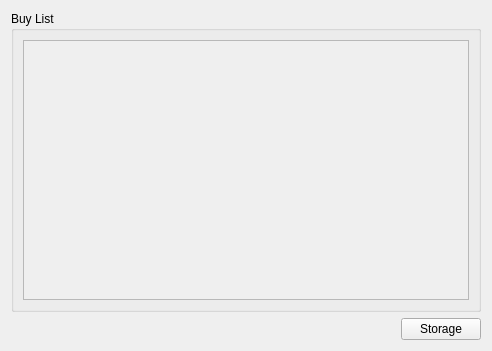
<?xml version="1.0" encoding="UTF-8"?>
<ui version="4.0">
 <class>PageBuyInWidget</class>
 <widget class="QWidget" name="PageBuyInWidget">
  <property name="geometry">
   <rect>
    <x>0</x>
    <y>0</y>
    <width>492</width>
    <height>351</height>
   </rect>
  </property>
  <layout class="QVBoxLayout" name="verticalLayout_3">
   <item>
    <widget class="QGroupBox" name="groupBox">
     <property name="title">
      <string>Buy List</string>
     </property>
     <layout class="QVBoxLayout" name="verticalLayout">
      <item>
       <widget class="QScrollArea" name="saleList">
        <property name="widgetResizable">
         <bool>true</bool>
        </property>
        <widget class="QWidget" name="scrollAreaWidgetContents">
         <property name="geometry">
          <rect>
           <x>0</x>
           <y>0</y>
           <width>452</width>
           <height>268</height>
          </rect>
         </property>
         <layout class="QVBoxLayout" name="verticalLayout_2">
          <item>
           <layout class="QVBoxLayout" name="sailListLayout"/>
          </item>
          <item>
           <spacer name="verticalSpacer">
            <property name="orientation">
             <enum>Qt::Vertical</enum>
            </property>
            <property name="sizeHint" stdset="0">
             <size>
              <width>20</width>
              <height>242</height>
             </size>
            </property>
           </spacer>
          </item>
         </layout>
        </widget>
       </widget>
      </item>
     </layout>
    </widget>
   </item>
   <item>
    <layout class="QHBoxLayout" name="horizontalLayout">
     <item>
      <spacer name="horizontalSpacer">
       <property name="orientation">
        <enum>Qt::Horizontal</enum>
       </property>
       <property name="sizeHint" stdset="0">
        <size>
         <width>168</width>
         <height>20</height>
        </size>
       </property>
      </spacer>
     </item>
     <item>
      <widget class="QPushButton" name="storageBtn">
       <property name="text">
        <string>Storage</string>
       </property>
      </widget>
     </item>
    </layout>
   </item>
  </layout>
 </widget>
 <resources/>
 <connections/>
</ui>
